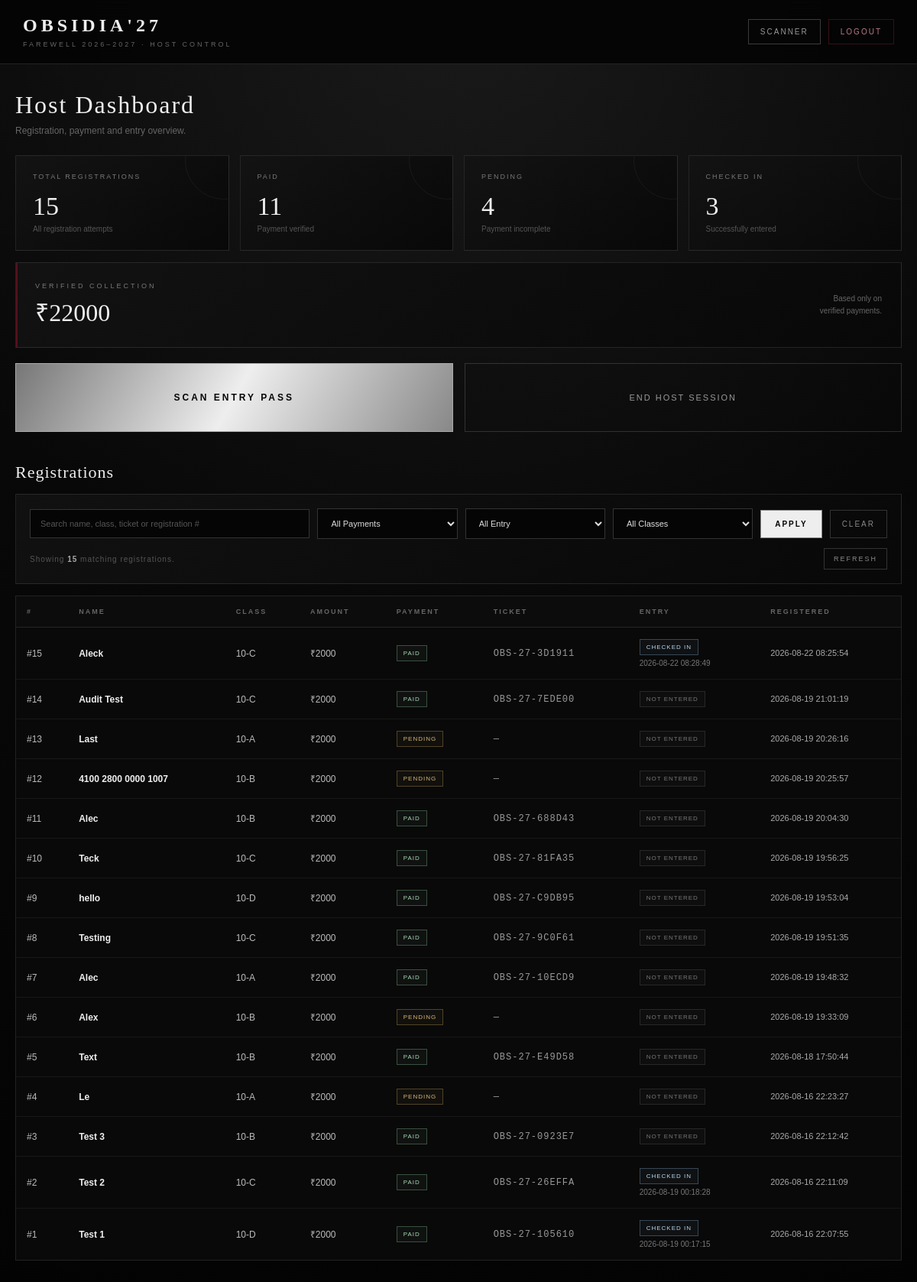
Screenshot of /host/dashboard (signed in) with the database file from the repository.
### tables this page shows
CREATE TABLE registrations (
            id INTEGER PRIMARY KEY AUTOINCREMENT,
            name TEXT NOT NULL,
            class_name TEXT NOT NULL,
            amount INTEGER NOT NULL,
            payment_status TEXT NOT NULL DEFAULT 'PENDING',
            ticket_status TEXT NOT NULL DEFAULT 'PENDING',
            razorpay_order_id TEXT,
            razorpay_payment_id TEXT,
            created_at TIMESTAMP DEFAULT CURRENT_TIMESTAMP
        , ticket_number TEXT, ticket_token TEXT, ticket_generated_at TEXT, checked_in_at TEXT);

### app.py (the view, shortened to what this page needs)
@app.route(
    "/host/dashboard"
)
def host_dashboard():
    if not host_required():
        return redirect(
            url_for("host_login")
        )
    search = request.args.get(
        "search",
        ""
    ).strip()
    payment_filter = request.args.get(
        "payment",
        "ALL"
    ).upper()
    entry_filter = request.args.get(
        "entry",
        "ALL"
    ).upper()
    class_filter = request.args.get(
        "class",
        "ALL"
    ).upper()
    allowed_payment_filters = {
        "ALL",
        "PAID",
        "PENDING"
    }
    allowed_entry_filters = {
        "ALL",
        "CHECKED_IN",
        "NOT_CHECKED_IN"
    }
    allowed_class_filters = {
        "ALL",
        "10-A",
        "10-B",
        "10-C",
        "10-D"
    }
    if payment_filter not in allowed_payment_filters:
        payment_filter = "ALL"
    if entry_filter not in allowed_entry_filters:
        entry_filter = "ALL"
    if class_filter not in allowed_class_filters:
        class_filter = "ALL"
    connection = get_db_connection()
    total_registrations = connection.execute(
        """
        SELECT COUNT(*)

        FROM registrations
        """
    ).fetchone()[0]
    total_paid = connection.execute(
        """
        SELECT COUNT(*)

        FROM registrations

        WHERE payment_status = 'PAID'
        """
    ).fetchone()[0]
    total_pending = connection.execute(
        """
        SELECT COUNT(*)

        FROM registrations

        WHERE payment_status != 'PAID'
        """
    ).fetchone()[0]
    total_checked_in = connection.execute(
        """
        SELECT COUNT(*)

        FROM registrations

        WHERE ticket_status = 'CHECKED_IN'
        """
    ).fetchone()[0]
    total_not_checked_in = connection.execute(
        """
        SELECT COUNT(*)

        FROM registrations

        WHERE ticket_status != 'CHECKED_IN'

        AND payment_status = 'PAID'
        """
    ).fetchone()[0]
    total_collected = connection.execute(
        """
        SELECT COALESCE(
            SUM(amount),
            0
        )

        FROM registrations

        WHERE payment_status = 'PAID'
        """
    ).fetchone()[0]
    query = """
        SELECT

            id,

            name,

            class_name,

            amount,

            payment_status,

            ticket_status,

            ticket_number,

            created_at,

            checked_in_at

        FROM registrations

        WHERE 1 = 1
    """
    parameters = []
    if payment_filter == "PAID":
        query += """
            AND payment_status = 'PAID'
        """
    elif payment_filter == "PENDING":
        query += """
            AND payment_status != 'PAID'
        """
    if entry_filter == "CHECKED_IN":
        query += """
            AND ticket_status = 'CHECKED_IN'
        """
    elif entry_filter == "NOT_CHECKED_IN":
        query += """
            AND ticket_status != 'CHECKED_IN'

            AND payment_status = 'PAID'
        """
    query += """
        ORDER BY id DESC
    """
    registrations = connection.execute(
        query,
        parameters
    ).fetchall()
    connection.close()
    return render_template(
        "host_dashboard.html",
        total_registrations=
            total_registrations,
        total_paid=
            total_paid,
        total_pending=
            total_pending,
        total_checked_in=
            total_checked_in,
        total_not_checked_in=
            total_not_checked_in,
        total_collected=
            total_collected,
        registrations=
            registrations,
        search=
            search,
        payment_filter=
            payment_filter,
        entry_filter=
            entry_filter,
        class_filter=
            class_filter
    )

### app.py (called while the page is built)
def get_db_connection():
    connection = sqlite3.connect(
        DATABASE
    )
    connection.row_factory = sqlite3.Row
    return connection

def host_required():
    return session.get(
        "host_authenticated"
    ) is True

### templates/host_dashboard.html (shortened to what this page needs)
<!DOCTYPE html>
<html lang="en">
<head>
</head>
<body>
<header class="topbar">
    <div>
        <div class="brand">
            OBSIDIA'27
        </div>
        <div class="subtitle">
            Farewell 2026–2027 · Host Control
        </div>
    </div>
    <div class="top-actions">
        <a
            href="{{ url_for('host_scanner') }}"
            class="top-button"
        >
            SCANNER
        </a>
        <a
            href="{{ url_for('host_logout') }}"
            class="top-button logout"
        >
            LOGOUT
        </a>
    </div>
</header>
<main class="container">
    <div class="page-heading">
        <h1>
            Host Dashboard
        </h1>
        <p>
            Registration, payment and entry overview.
        </p>
    </div>
    <section class="stats">
        <div class="stat">
            <div class="stat-label">
                Total Registrations
            </div>
            <div class="stat-value">
                {{ total_registrations }}
            </div>
            <div class="stat-small">
                All registration attempts
            </div>
        </div>
        <div class="stat">
            <div class="stat-label">
                Paid
            </div>
            <div class="stat-value">
                {{ total_paid }}
            </div>
            <div class="stat-small">
                Payment verified
            </div>
        </div>
        <div class="stat">
            <div class="stat-label">
                Pending
            </div>
            <div class="stat-value">
                {{ total_pending }}
            </div>
            <div class="stat-small">
                Payment incomplete
            </div>
        </div>
        <div class="stat">
            <div class="stat-label">
                Checked In
            </div>
            <div class="stat-value">
                {{ total_checked_in }}
            </div>
            <div class="stat-small">
                Successfully entered
            </div>
        </div>
    </section>
    <section class="collection">
        <div>
            <div class="collection-label">
                Verified Collection
            </div>
            <div class="collection-value">
                ₹{{ total_collected }}
            </div>
        </div>
        <div class="collection-note">
            Based only on<br>
            verified payments.
        </div>
    </section>
    <section class="scanner-area">
        <a
            href="{{ url_for('host_scanner') }}"
            class="scanner-button"
        >
            SCAN ENTRY PASS
        </a>
        <a
            href="{{ url_for('host_logout') }}"
            class="secondary-button"
        >
            END HOST SESSION
        </a>
    </section>
    <div class="section-title">
        Registrations
    </div>
    <section class="filter-panel">
        <form
            method="GET"
            action="{{ url_for('host_dashboard') }}"
            class="filter-form"
        >
            <input
                type="search"
                name="search"
                class="search-input"
                placeholder="Search name, class, ticket or registration #"
                value="{{ search }}"
                autocomplete="off"
            >
            <select
                name="payment"
                class="filter-select"
            >
                <option
                    value="ALL"
                    {% if payment_filter == "ALL" %}selected{% endif %}
                >
                    All Payments
                </option>
            </select>
            <select
                name="entry"
                class="filter-select"
            >
                <option
                    value="ALL"
                    {% if entry_filter == "ALL" %}selected{% endif %}
                >
                    All Entry
                </option>
            </select>
            <select
                name="class"
                class="filter-select"
            >
                <option
                    value="ALL"
                    {% if class_filter == "ALL" %}selected{% endif %}
                >
                    All Classes
                </option>
            </select>
            <button
                type="submit"
                class="filter-button"
            >
                APPLY
            </button>
            <a
                href="{{ url_for('host_dashboard') }}"
                class="clear-button"
            >
                CLEAR
            </a>
        </form>
        <div class="results-info">
    <span>
        Showing
        <strong>{{ registrations|length }}</strong>
        matching registration{% if registrations|length != 1 %}s{% endif %}.
    </span>
    <button
        type="button"
        class="refresh-button"
        onclick="window.location.reload()"
    >
        REFRESH
    </button>
</div>
    </section>
    <div class="table-container">
        {% if registrations %}
        <table>
            <thead>
                <tr>
                    <th>
                        #
                    </th>
                    <th>
                        Name
                    </th>
                    <th>
                        Class
                    </th>
                    <th>
                        Amount
                    </th>
                    <th>
                        Payment
                    </th>
                    <th>
                        Ticket
                    </th>
                    <th>
                        Entry
                    </th>
                    <th>
                        Registered
                    </th>
                </tr>
            </thead>
            <tbody>
                {% for registration in registrations %}
                <tr>
                    <td>
                        #{{ registration["id"] }}
                    </td>
                    <td class="name">
                        {{ registration["name"] }}
                    </td>
                    <td>
                        {{ registration["class_name"] }}
                    </td>
                    <td>
                        ₹{{ registration["amount"] }}
                    </td>
                    <td>
                        {% if registration["payment_status"] == "PAID" %}
                            <span class="badge paid">
                                PAID
                            </span>
                        {% else %}
                            <span class="badge pending">
                                {{ registration["payment_status"] }}
                            </span>
                        {% endif %}
                    </td>
                    <td class="ticket">
                        {% if registration["ticket_number"] %}
                            {{ registration["ticket_number"] }}
                        {% else %}
                            —
                        {% endif %}
                    </td>
                    <td>
                        {% if registration["ticket_status"] == "CHECKED_IN" %}
                            <span class="badge checked">
                                CHECKED IN
                            </span>
                            {% if registration["checked_in_at"] %}
                                <div class="check-time">
                                    {{ registration["checked_in_at"] }}
                                </div>
                            {% endif %}
                        {% else %}
                            <span class="badge not-checked">
                                NOT ENTERED
                            </span>
                        {% endif %}
                    </td>
                    <td>
                        {% if registration["created_at"] %}
                            <span class="registration-time">
                                {{ registration["created_at"]
                                   |replace("T", " ")
                                   |replace("+05:30", "")
                                }}
                            </span>
                        {% else %}
                            —
                        {% endif %}
                    </td>
                </tr>
                {% endfor %}
            </tbody>
        </table>
        {% else %}
        <div class="empty">
            No registrations match your current filters.
        </div>
        {% endif %}
    </div>
</main>
</body>
</html>

### rows the page displays
registrations: id "15", name "Aleck", class_name "10-C", amount "2000", payment_status "PAID", ticket_number "OBS-27-3D1911", checked_in_at "2026-08-22 08:28:49", created_at "2026-08-22 08:25:54"
registrations: id "14", name "Audit Test", class_name "10-C", amount "2000", payment_status "PAID", ticket_number "OBS-27-7EDE00", ticket_status "NOT ENTERED", created_at "2026-08-19 21:01:19"
registrations: id "13", name "Last", class_name "10-A", amount "2000", payment_status "PENDING", ticket_status "NOT ENTERED", created_at "2026-08-19 20:26:16"
registrations: id "12", name "4100 2800 0000 1007", class_name "10-B", amount "2000", payment_status "PENDING", ticket_status "NOT ENTERED", created_at "2026-08-19 20:25:57"
registrations: id "11", name "Alec", class_name "10-B", amount "2000", payment_status "PAID", ticket_number "OBS-27-688D43", ticket_status "NOT ENTERED", created_at "2026-08-19 20:04:30"
registrations: id "10", name "Teck", class_name "10-C", amount "2000", payment_status "PAID", ticket_number "OBS-27-81FA35", ticket_status "NOT ENTERED", created_at "2026-08-19 19:56:25"
registrations: id "9", name "hello", class_name "10-D", amount "2000", payment_status "PAID", ticket_number "OBS-27-C9DB95", ticket_status "NOT ENTERED", created_at "2026-08-19 19:53:04"
registrations: id "8", name "Testing", class_name "10-C", amount "2000", payment_status "PAID", ticket_number "OBS-27-9C0F61", ticket_status "NOT ENTERED", created_at "2026-08-19 19:51:35"
registrations: id "7", name "Alec", class_name "10-A", amount "2000", payment_status "PAID", ticket_number "OBS-27-10ECD9", ticket_status "NOT ENTERED", created_at "2026-08-19 19:48:32"
registrations: id "6", name "Alex", class_name "10-B", amount "2000", payment_status "PENDING", ticket_status "NOT ENTERED", created_at "2026-08-19 19:33:09"
registrations: id "5", name "Text", class_name "10-B", amount "2000", payment_status "PAID", ticket_number "OBS-27-E49D58", ticket_status "NOT ENTERED", created_at "2026-08-18 17:50:44"
registrations: id "4", name "Le", class_name "10-A", amount "2000", payment_status "PENDING", ticket_status "NOT ENTERED", created_at "2026-08-16 22:23:27"
registrations: id "3", name "Test 3", class_name "10-B", amount "2000", payment_status "PAID", ticket_number "OBS-27-0923E7", ticket_status "NOT ENTERED", created_at "2026-08-16 22:12:42"
registrations: id "2", name "Test 2", class_name "10-C", amount "2000", payment_status "PAID", ticket_number "OBS-27-26EFFA", checked_in_at "2026-08-19 00:18:28", created_at "2026-08-16 22:11:09"
registrations: id "1", name "Test 1", class_name "10-D", amount "2000", payment_status "PAID", ticket_number "OBS-27-105610", checked_in_at "2026-08-19 00:17:15", created_at "2026-08-16 22:07:55"

### other values shown
{{ total_registrations }} "15"
{{ total_paid }} "11"
{{ total_pending }} "4"
{{ total_checked_in }} "3"
{{ total_collected }} "22000"
{{ registrations|length }} "15"
